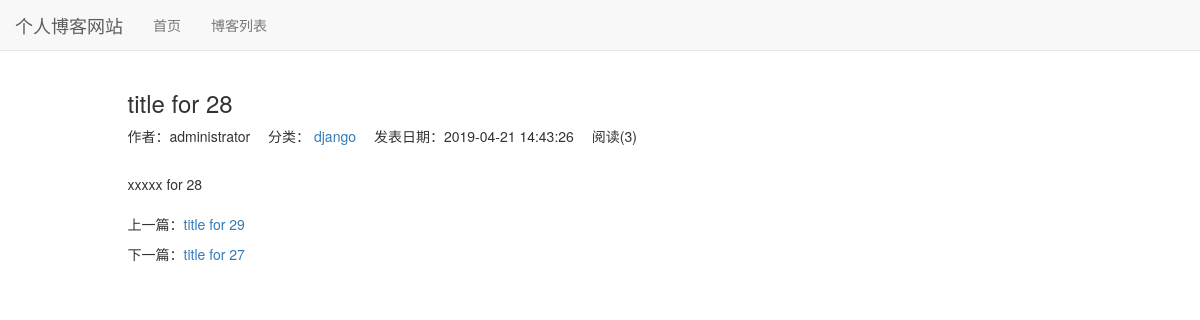
The app's page /blog/35 with its own data.
### blog/models.py (models this page shows, shortened)
class Blog(models.Model,ReadNumExtendMethod):
    title = models.CharField(max_length=32)
    blog_type = models.ForeignKey(BlogType, on_delete=models.DO_NOTHING)
    content = RichTextUploadingField()
    author = models.ForeignKey(User, on_delete=models.DO_NOTHING)
    created_time = models.DateTimeField(auto_now_add=True)
    last_update_time = models.DateTimeField(auto_now=True)
    class Meta:
        ordering=['-created_time']

class BlogType(models.Model):
    title = models.CharField(max_length=32)
    def __str__(self):
        return self.title

### read_statistics/models.py (models this page shows)
class ReadNum(models.Model):
    read_num = models.IntegerField(default=0)
    content_type = models.ForeignKey(ContentType, on_delete=models.DO_NOTHING) # 模型类
    object_id = models.PositiveIntegerField() # 模型类的具体对象
    content_object = GenericForeignKey("content_type", "object_id")

### blog/views.py (the view)
# urls.py: path("<int:blog_pk>",views.blog_detail,name="blog_detail"),
def blog_detail(request, blog_pk):
    context = {}
    blog = get_object_or_404(Blog, pk=blog_pk)
    read_cookie_key = read_statistics_once_read(request,blog)  # 调用方法为博客阅读计数，得到此博客的阅读cookie
    context["blog"] = blog
    context["previous_blog"] = Blog.objects.filter(created_time__gt=blog.created_time).last()
    context["next_blog"] = Blog.objects.filter(created_time__lt=blog.created_time).first()
    context["blog_dates"] = Blog.objects.dates('created_time', 'day', order='DESC')
    response = render_to_response("blog/blog_detail.html", context)
    response.set_cookie(read_cookie_key, "true")
    return response

### read_statistics/models.py (called while the page is built)
    def get_read_num(self):
        ct = ContentType.objects.get_for_model(self)
        try:
            readnum = ReadNum.objects.get(content_type=ct, object_id=self.pk)
            return readnum.read_num
        except exceptions.ObjectDoesNotExist:
            return 0

### read_statistics/utils.py (called while the page is built)
def read_statistics_once_read(request, obj):
    ct = ContentType.objects.get_for_model(obj)  # 根据obj获取其对应Model
    key = "%s_%s_pk" % (ct.model, obj.pk)  # 根据obj获取其对应Model的title、obj的pk，组成对应cookie的键值
    if not request.COOKIES.get(key):
        readnum, created = ReadNum.objects.get_or_create(content_type=ct, object_id=obj.pk)
        readnum.read_num += 1
        readnum.save()
        date = timezone.now()
        readDetail, created = ReadDetail.objects.get_or_create(content_type=ct, object_id=obj.pk, date=date)
        readDetail.read_num += 1
        readDetail.save()
    return key

### blog/templates/blog/blog_detail.html (shortened to what this page needs)
{% extends 'base.html' %}
{% load staticfiles %}
{% block css %}
<link rel="stylesheet" href="{% static 'css/blog/blog.css' %}">
{% endblock %}
{% block content %}
    <div class="container">
        <div class="row">
            <div class="col-xs-10 col-xs-offset-1">
                <h3>{{ blog.title }}</h3>
                <ul class="blog_info_detail">
                    <li>作者：{{ blog.author }}</li>
                    <li>分类：
                        <a href="{% url 'blogs_with_type' blog.blog_type.pk %}">{{ blog.blog_type }}</a>
                    </li>
                    <li>发表日期：{{ blog.created_time|date:"Y-m-d H:i:s" }}</li>
                    <li>阅读({{ blog.get_read_num }})</li>
                </ul>
                <div class="blog_content">{{ blog.content|safe }}</div>
                <div class="blog-more">
                    {% if previous_blog %}
                        <p>上一篇：<a href="{% url 'blog_detail' previous_blog.pk %}">{{ previous_blog.title }}</a></p>
                    {% endif %}
                    {% if next_blog %}
                        <p>下一篇：<a href="{% url 'blog_detail' next_blog.pk %}">{{ next_blog.title }}</a></p>
                    {% endif %}
                </div>
            </div>
        </div>
    </div>
{% endblock %}

### static/css/base.css (style rules this page uses)
* { margin:0; padding:0; }
body { margin-top:70px!important; }

### blog/static/css/blog/blog.css (style rules this page uses)
ul.blog_info_detail { list-display-type:none; margin-bottom: 2em; }
ul.blog_info_detail li { display:inline-block; margin-right: 1em; }
div.blog-more { margin-top: 20px; }

### records on screen
Blog: title "title for 28", author "administrator", blog_type "django", created_time "2019-04-21 14:43:26", get_read_num "3", content "xxxxx for 28"
Blog: title "title for 29"
Blog: title "title for 27"
